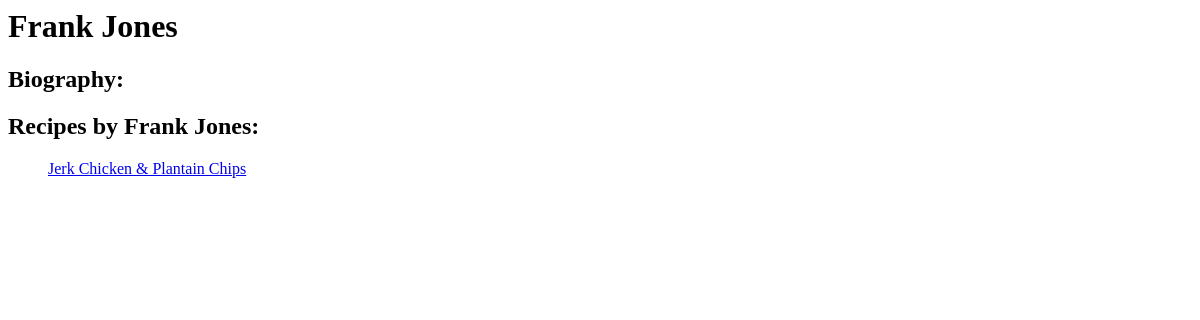
The page /author/3/ on the database as committed earlier.
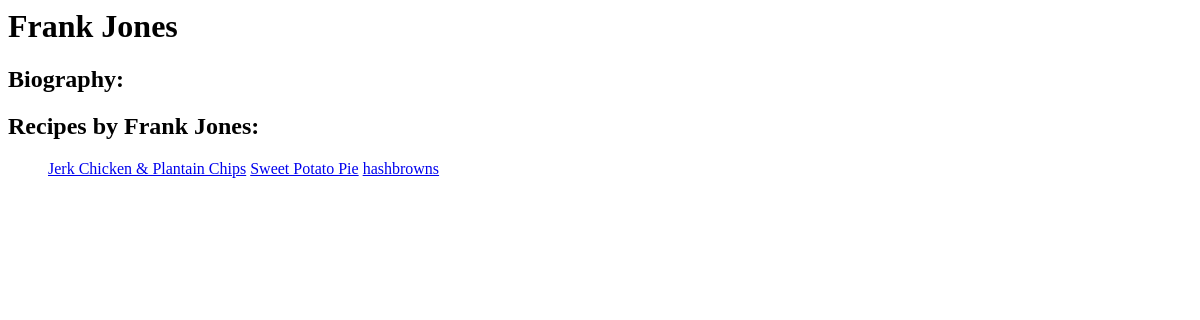
The same page on the database as committed later.
### news/models.py (models this page shows, shortened)
class NewsItem(models.Model):
    title = models.CharField(max_length=30)
    time_required = models.CharField(max_length=30)
    description = models.TextField()
    instructions = models.TextField()
    date = models.DateTimeField(default=timezone.now)
    author =  models.ForeignKey(Author, on_delete=models.CASCADE)

### news/views.py (the view)
# urls.py: path("author/<int:id>/", views.author_detail),
def author_detail(request, id):
    author = Author.objects.filter(id=id).first()
    recipe = NewsItem.objects.filter(author=author)
    return render(request, 'author_detail.html', {'author': author, 'recipe': recipe})

### news/templates/author_detail.html (shortened to what this page needs)
<h1>{{ author.name }}</h1>
<h2>Biography:</h2>
<h2>Recipes by {{ author.name }}:</h2>
<ul>
    {% for detail in recipe %}
    <a href="/recipedetail/{{detail.id}}/" >{{ detail.title }}</a>
    {% endfor %}
</ul>

Rows that differ between the two databases and show on the page:
added NewsItem: title "Sweet Potato Pie"
added NewsItem: title "hashbrowns"
